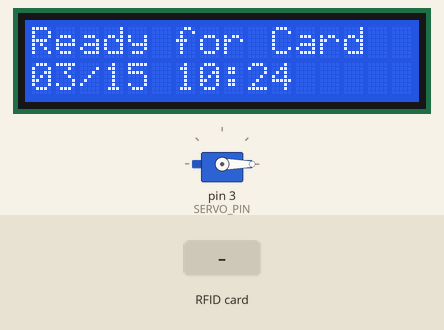
The sketch below on a simulated Arduino Uno, built with avr-gcc and run on an emulated ATmega328P. Shown: servo, 16×2 character LCD. The test bench sets the inputs (shaded band). The local clock reads 2024-03-15 10:24:30 at power-on unless the sketch sets it; storage starts empty; what the sketch prints to the serial monitor is not drawn.

Above: at 1.3 s.
1.4 s: RFID card 49 4A F8 0F held to the reader
At 2.8 s:
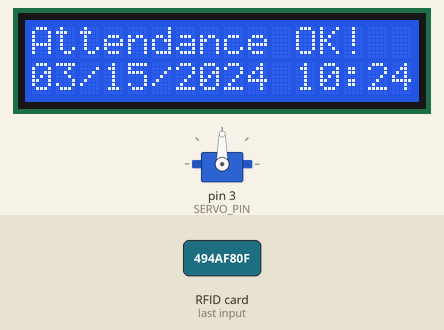
At 5.1 s:
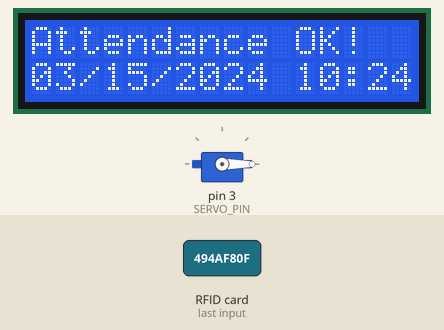
5.9 s: RFID card 5E 7A 19 C4 held to the reader
At 7.3 s:
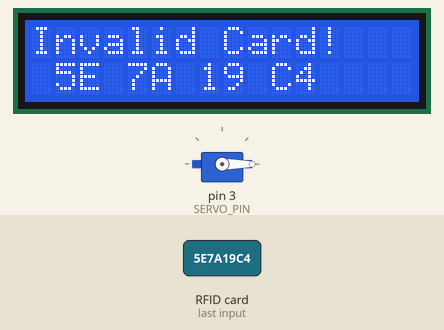
Timing chart, 0 to 8.9 s (numbered marks = the images above; inputs shaded):
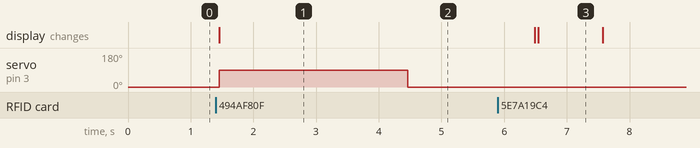

The sketch:

Digital-Attendance-with-Automatic-Door.ino
```cpp
#include <SPI.h>
#include <MFRC522.h>
#include <Servo.h>
#include <SD.h>
#include <Wire.h>
#include <LiquidCrystal_I2C.h>
#include <ThreeWire.h>
#include <RtcDS1302.h>

// Pin definitions
#define SS_RFID 10
#define RST_PIN 9
#define CS_SD 4
#define SERVO_PIN 3
#define RTC_IO 6    // DAT
#define RTC_SCLK 7  // CLK
#define RTC_CE 8    // RST

// Other definitions remain same
#define LCD_ADDR 0x27
#define LCD_COLS 16
#define LCD_ROWS 2
#define CLOSED_ANGLE 0
#define OPEN_ANGLE 90

// Initialize objects
MFRC522 rfid(SS_RFID, RST_PIN);
Servo doorServo;
LiquidCrystal_I2C lcd(LCD_ADDR, LCD_COLS, LCD_ROWS);
ThreeWire myWire(RTC_IO, RTC_SCLK, RTC_CE);
RtcDS1302<ThreeWire> rtc(myWire);
File logFile;
String uidString;

// Add at top with other globals
unsigned long previousMillis = 0;
const long interval = 1000; // Update time every 1 second

void setup() {
  Serial.begin(9600);
  while(!Serial);

  // Initialize RTC - only read mode
  rtc.Begin();

  // Other initializations
  SPI.begin();
  rfid.PCD_Init();
  doorServo.attach(SERVO_PIN);
  doorServo.write(CLOSED_ANGLE);

  // Initialize LCD with initial message
  lcd.init();
  lcd.backlight();
  lcd.clear();
  lcd.print("Ready for Card");    // First line
  lcd.setCursor(0, 1);           // Move to second line
  displayDateTime();             // Show time on second line

  // Initialize SD Card
  if (!SD.begin(CS_SD)) {
    Serial.println("SD card failed!");
    return;
  }
}

void loop() {
  unsigned long currentMillis = millis();

  // Update time display every second
  if (currentMillis - previousMillis >= interval) {
    previousMillis = currentMillis;
    lcd.setCursor(0, 1);  // Move to second line
    displayDateTime();     // Update time
  }

  // Check for RFID card
  if (rfid.PICC_IsNewCardPresent() && rfid.PICC_ReadCardSerial()) {
    readCard();
    logAccess();
    checkAccess();
    rfid.PICC_HaltA();
    rfid.PCD_StopCrypto1();
  }
}

void readCard() {
  uidString = "";
  for (byte i = 0; i < rfid.uid.size; i++) {
    uidString += String(rfid.uid.uidByte[i] < 0x10 ? " 0" : " ");
    uidString += String(rfid.uid.uidByte[i], HEX);
  }
  uidString.toUpperCase();
}

void displayDateTime() {
  RtcDateTime now = rtc.GetDateTime();
  char datestring[20];

  snprintf_P(datestring,
             countof(datestring),
             PSTR("%02u/%02u %02u:%02u"),
             now.Month(),
             now.Day(),
             now.Hour(),
             now.Minute());
  lcd.print(datestring);
}

void logAccess() {
  RtcDateTime now = rtc.GetDateTime();
  logFile = SD.open("access.txt", FILE_WRITE);

  if (logFile) {
    // Log format: UID, MM/DD/YYYY HH:MM:SS
    logFile.print(uidString);
    logFile.print(", ");
    logFile.print(now.Month());
    logFile.print('/');
    logFile.print(now.Day());
    logFile.print('/');
    logFile.print(now.Year());
    logFile.print(' ');
    logFile.print(now.Hour());
    logFile.print(':');
    logFile.print(now.Minute());
    logFile.print(':');
    logFile.println(now.Second());
    logFile.close();
  } else {
    Serial.println("Error opening log file!");
  }
}

void checkAccess() {
  RtcDateTime now = rtc.GetDateTime();
  char datestring[20];

  if (uidString.substring(1) == "49 4A F8 0F") {
    // Format date/time string
    snprintf_P(datestring,
               countof(datestring),
               PSTR("%02u/%02u/%04u %02u:%02u:%02u"),
               now.Month(),
               now.Day(),
               now.Year(),
               now.Hour(),
               now.Minute(),
               now.Second());

    // LCD Display
    lcd.clear();
    lcd.print("Attendance OK!");
    lcd.setCursor(0, 1);
    lcd.print(datestring);

    // Serial Output
    Serial.println("Attendance recorded:");
    Serial.print("ID: ");
    Serial.println(uidString);
    Serial.print("Time: ");
    Serial.println(datestring);

    // Door control
    doorServo.write(OPEN_ANGLE);
    delay(3000);
    doorServo.write(CLOSED_ANGLE);

    delay(2000);  // Show attendance info longer
    lcd.clear();
    lcd.print("Ready for Card");
    lcd.setCursor(0, 1);
    displayDateTime();
  } else {
    lcd.clear();
    lcd.print("Invalid Card!");
    lcd.setCursor(0, 1);
    lcd.print(uidString);

    Serial.println("Invalid card detected:");
    Serial.println(uidString);

    delay(1000);
    lcd.clear();
    lcd.print("Ready for Card");
    lcd.setCursor(0, 1);
    displayDateTime();
  }
}
```

Measured:
- after the input at 1.4 s, servo on pin 3 (SERVO_PIN): 0° → 90° after 0.06 s, → 0° 3.0 s later; the display: changes after 0.06 s (image 1)
- after the input at 5.9 s, the display: first differs from a run without the input after 0.65 s (image 3)
- what the display in image 3 shows lasts 1.1 s, from 6.5 s to 7.6 s
